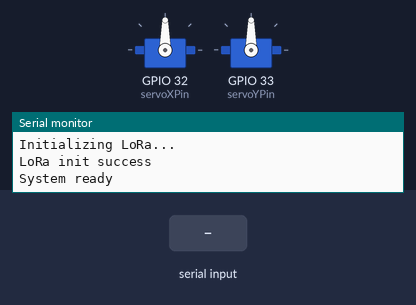
A sketch run on a simulated ESP32. Shown: 2 × servo, the last lines printed to the serial monitor. Inputs (shaded band) come from the test bench. No radio packets arrive unless stated.

Above: at 1.2 s.
1.3 s: "90,45\n" received over the second serial link
At 3.4 s:
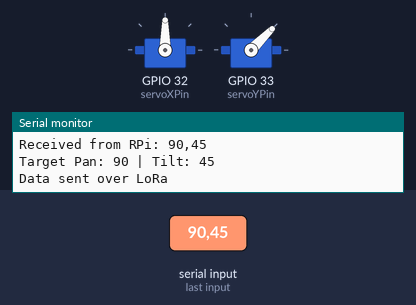
3.7 s: "1,90,45\n" received over the second serial link
At 4.17 s:
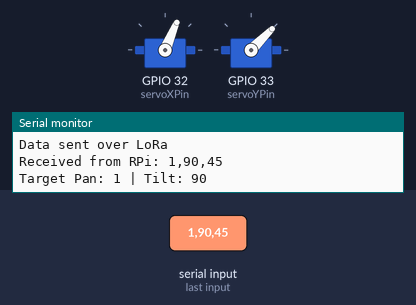
6.7 s: "30,150\n" received over the second serial link
At 9.4 s:
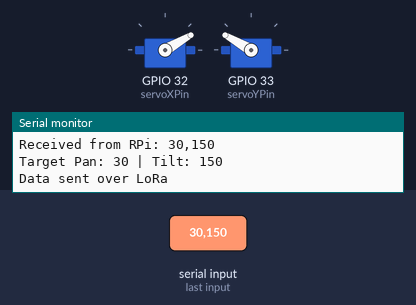
9.7 s: "1,90\n" received over the second serial link
At 12.0 s:
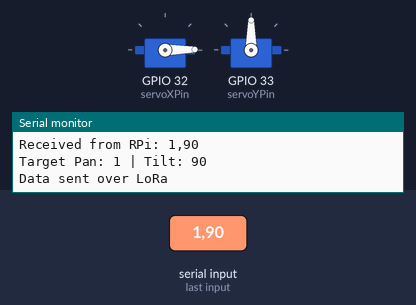
12.7 s: "90,45\n" received over the second serial link
At 13.47 s:
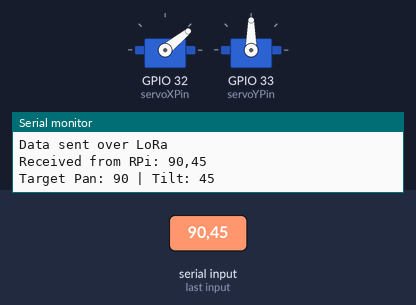
15.7 s: "30,150\n" received over the second serial link
At 16.47 s:
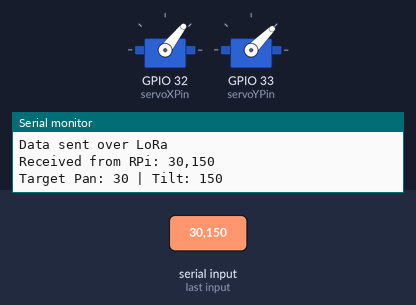
Timing chart, 0 to 19.7 s (numbered marks = the images above; inputs shaded):
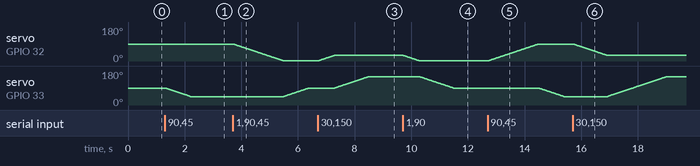

Measured:
- after the input at 1.3 s, servo on GPIO 33 (servoYPin): moves from 90° to 45° over 0.88 s, starting at once
- after the input at 3.7 s, servo on GPIO 32 (servoXPin): moves from 90° to 1° over 1.8 s, starting at once; servo on GPIO 33 (servoYPin): moves from 45° to 90° over 0.88 s, starting after 1.8 s
- after the input at 6.7 s, servo on GPIO 32 (servoXPin): moves from 1° to 30° over 0.56 s, starting at once; servo on GPIO 33 (servoYPin): moves from 90° to 150° over 1.2 s, starting after 0.61 s
- after the input at 9.7 s, servo on GPIO 32 (servoXPin): moves from 30° to 1° over 0.56 s, starting at once; servo on GPIO 33 (servoYPin): moves from 150° to 90° over 1.2 s, starting after 0.60 s
- after the input at 12.7 s, servo on GPIO 32 (servoXPin): moves from 1° to 90° over 1.8 s, starting at once; servo on GPIO 33 (servoYPin): moves from 90° to 45° over 0.88 s, starting after 1.8 s
- after the input at 15.7 s, servo on GPIO 32 (servoXPin): moves from 90° to 30° over 1.2 s, starting at once; servo on GPIO 33 (servoYPin): moves from 45° to 150° over 2.1 s, starting after 1.2 s

The sketch:

servoandlora.ino
```cpp
#include <ESP32Servo.h>
#include <SPI.h>
#include <LoRa.h>

// UART2 pins for ESP32 (connected to RPi)
#define RXD2 16
#define TXD2 17

// LoRa module pins
#define LORA_SCK   18
#define LORA_MISO  19
#define LORA_MOSI  23
#define LORA_SS    5
#define LORA_RST   4
#define LORA_DIO0  12

// Servo pins
const int servoXPin = 32;
const int servoYPin = 33;

// Servo objects
Servo servoX;  // Pan
Servo servoY;  // Tilt

// Track current servo angles
int currentPan = 90;
int currentTilt = 90;

void setup() {
  Serial.begin(115200);                             // Serial monitor
  Serial2.begin(115200, SERIAL_8N1, RXD2, TXD2);    // UART2 for RPi

  // Set up servos
  servoX.setPeriodHertz(50);
  servoY.setPeriodHertz(50);
  servoX.attach(servoXPin, 500, 2400);
  servoY.attach(servoYPin, 500, 2400);
  servoX.write(currentPan);
  servoY.write(currentTilt);

  // Set up LoRa
  Serial.println("Initializing LoRa...");
  LoRa.setPins(LORA_SS, LORA_RST, LORA_DIO0);
  if (!LoRa.begin(433E6)) {
    Serial.println("LoRa init failed!");
    while (1);
  }
  Serial.println("LoRa init success");
  Serial.println("System ready");
}

void loop() {
  static char buffer[100];

  if (Serial2.available()) {
    size_t len = Serial2.readBytesUntil('\n', buffer, sizeof(buffer) - 1);
    buffer[len] = '\0';
    String data = String(buffer);
    data.trim();

    if (data.length() > 0) {
      Serial.print("Received from RPi: ");
      Serial.println(data);

      // Try to parse pan and tilt
      int commaIndex = data.indexOf(',');
      if (commaIndex != -1) {
        String panStr = data.substring(0, commaIndex);
        String tiltStr = data.substring(commaIndex + 1);

        int pan = panStr.toInt();
        int tilt = tiltStr.toInt();

        pan = constrain(pan, 0, 180);
        tilt = constrain(tilt, 0, 180);

        Serial.print("Target Pan: ");
        Serial.print(pan);
        Serial.print(" | Tilt: ");
        Serial.println(tilt);

        smoothMove(servoX, currentPan, pan, 20);
        smoothMove(servoY, currentTilt, tilt, 20);

        currentPan = pan;
        currentTilt = tilt;
      }

      // Forward data over LoRa
      LoRa.beginPacket();
      LoRa.print(data);
      LoRa.endPacket();

      Serial.println("Data sent over LoRa");
    }
  }

  delay(10);  // Light delay to allow buffer time
}

void smoothMove(Servo &servo, int fromAngle, int toAngle, int stepDelay) {
  if (fromAngle == toAngle) return;

  int step = (fromAngle < toAngle) ? 1 : -1;
  for (int pos = fromAngle; pos != toAngle; pos += step) {
    servo.write(pos);
    delay(stepDelay);
  }
  servo.write(toAngle);
}
```
